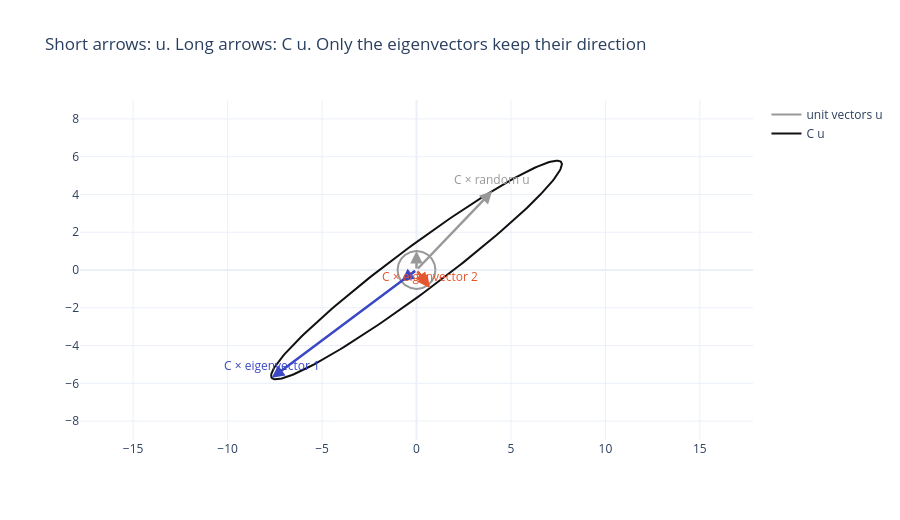

The code cell stored with this chart in its notebook:
### Code cell
t = np.linspace(0, 2 * np.pi, 200)
circle = np.column_stack([np.cos(t), np.sin(t)])
fig = go.Figure()
fig.add_trace(go.Scatter(x=circle[:, 0], y=circle[:, 1], mode="lines", name="unit vectors u", line=dict(color="#999999")))
fig.add_trace(go.Scatter(x=(circle @ C)[:, 0], y=(circle @ C)[:, 1], mode="lines", name="C u", line=dict(color="#111111")))
arrows = [(np.array([0.0, 1.0]), "#999999", "random u"), (eigenvectors[:, 0], "#3B47C4", "eigenvector 1"),
          (eigenvectors[:, 1], "#E4572E", "eigenvector 2")]
for u, color, name in arrows:
    for vec, dash in [(u, "dot"), (C @ u, "solid")]:
        fig.add_annotation(x=vec[0], y=vec[1], ax=0, ay=0, xref="x", yref="y", axref="x", ayref="y", text="",
                           showarrow=True, arrowhead=2, arrowwidth=2.5, arrowcolor=color)
    fig.add_annotation(x=(C @ u)[0], y=(C @ u)[1], text=f"C × {name}", showarrow=False, yshift=12, font=dict(color=color))
fig.update_layout(title="Short arrows: u. Long arrows: C u. Only the eigenvectors keep their direction",
                  xaxis=dict(range=[-11, 11]), yaxis=dict(range=[-9, 9], scaleanchor="x"), height=520)
fig.show()

### Figure 1 — Plotly figure (JSON) as saved in the notebook; plotly's stock layout.template omitted (floating-point values rounded to 4 significant figures; data arrays with more than 128 entries replaced by an {"elided": "..."} marker saying what was removed)
{"data": [{"line": {"color": "#999999"}, "mode": "lines", "name": "unit vectors u", "type": "scatter", "x": {"elided": "200 float values"}, "y": {"elided": "200 float values"}}, {"line": {"color": "#111111"}, "mode": "lines", "name": "C u", "type": "scatter", "x": {"elided": "200 float values"}, "y": {"elided": "200 float values"}}], "layout": {"annotations": [{"arrowcolor": "#999999", "arrowhead": 2, "arrowwidth": 2.5, "ax": 0, "axref": "x", "ay": 0, "ayref": "y", "showarrow": true, "text": "", "x": 0.0, "xref": "x", "y": 1.0, "yref": "y"}, {"arrowcolor": "#999999", "arrowhead": 2, "arrowwidth": 2.5, "ax": 0, "axref": "x", "ay": 0, "ayref": "y", "showarrow": true, "text": "", "x": 4.007, "xref": "x", "y": 4.178, "yref": "y"}, {"font": {"color": "#999999"}, "showarrow": false, "text": "C × random u", "x": 4.007, "y": 4.178, "yshift": 12}, {"arrowcolor": "#3B47C4", "arrowhead": 2, "arrowwidth": 2.5, "ax": 0, "axref": "x", "ay": 0, "ayref": "y", "showarrow": true, "text": "", "x": -0.8019, "xref": "x", "y": -0.5975, "yref": "y"}, {"arrowcolor": "#3B47C4", "arrowhead": 2, "arrowwidth": 2.5, "ax": 0, "axref": "x", "ay": 0, "ayref": "y", "showarrow": true, "text": "", "x": -7.662, "xref": "x", "y": -5.709, "yref": "y"}, {"font": {"color": "#3B47C4"}, "showarrow": false, "text": "C × eigenvector 1", "x": -7.662, "y": -5.709, "yshift": 12}, {"arrowcolor": "#E4572E", "arrowhead": 2, "arrowwidth": 2.5, "ax": 0, "axref": "x", "ay": 0, "ayref": "y", "showarrow": true, "text": "", "x": 0.5975, "xref": "x", "y": -0.8019, "yref": "y"}, {"arrowcolor": "#E4572E", "arrowhead": 2, "arrowwidth": 2.5, "ax": 0, "axref": "x", "ay": 0, "ayref": "y", "showarrow": true, "text": "", "x": 0.7125, "xref": "x", "y": -0.9563, "yref": "y"}, {"font": {"color": "#E4572E"}, "showarrow": false, "text": "C × eigenvector 2", "x": 0.7125, "y": -0.9563, "yshift": 12}], "height": 520, "title": {"text": "Short arrows: u. Long arrows: C u. Only the eigenvectors keep their direction"}, "xaxis": {"range": [-11, 11]}, "yaxis": {"range": [-9, 9], "scaleanchor": "x"}}}
